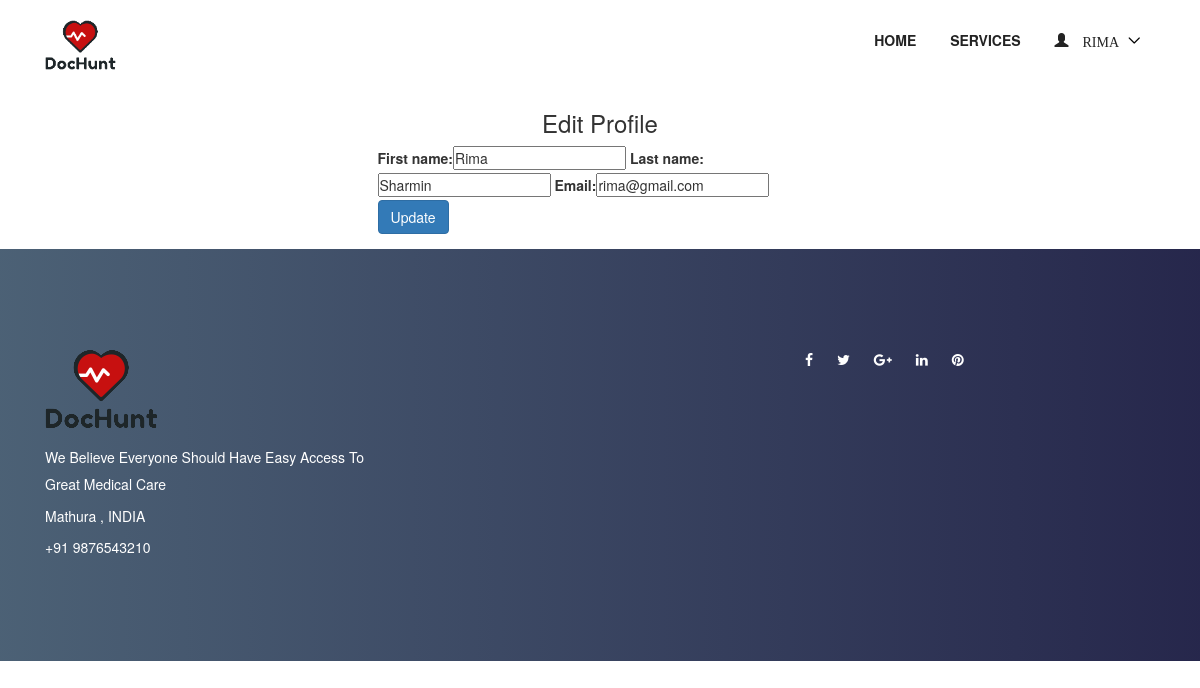
The app's page /doctor/profile/update/ (signed in) with its own data.
### accounts/models.py (models this page shows, shortened)
class User(AbstractUser):
    username = None
    role = models.CharField(max_length=12, error_messages={
        'required': "Role must be provided"
    })
    gender = models.CharField(max_length=10, blank=True, null=True, default="")
    email = models.EmailField(unique=True, blank=False,
                              error_messages={
                                  'unique': "A user with that email already exists.",
                              })
    phone_number = models.CharField(unique=True, blank=True, null=True, max_length=20,
                                    error_messages={
                                        'unique': "A user with that phone number already exists."
                                    })
    USERNAME_FIELD = "email"
    REQUIRED_FIELDS = []
    objects = UserManager()

### appointment/views.py (the view)
# urls.py: path('doctor/profile/update/', EditDoctorProfileView.as_view(), name='doctor-profile-update'),
class EditDoctorProfileView(UpdateView):
    model = User
    form_class = DoctorProfileUpdateForm
    context_object_name = 'doctor'
    template_name = 'accounts/doctor/edit-profile.html'
    success_url = reverse_lazy('accounts:doctor-profile-update')
    @method_decorator(login_required(login_url=reverse_lazy('accounts:login')))
    @method_decorator(user_is_doctor)
    def dispatch(self, request, *args, **kwargs):
        return super().dispatch(self.request, *args, **kwargs)
    def get(self, request, *args, **kwargs):
        try:
            self.object = self.get_object()
        except Http404:
            raise Http404("User doesn't exists")
        return self.render_to_response(self.get_context_data())
    def get_object(self, queryset=None):
        obj = self.request.user
        print(obj)
        if obj is None:
            raise Http404("Patient doesn't exists")
        return obj

### accounts/forms.py
class DoctorProfileUpdateForm(forms.ModelForm):
    def __init__(self, *args, **kwargs):
        super(DoctorProfileUpdateForm, self).__init__(*args, **kwargs)
        self.fields['first_name'].widget.attrs.update(
            {
                'placeholder': 'Enter First Name',
            }
        )
        self.fields['last_name'].widget.attrs.update(
            {
                'placeholder': 'Enter Last Name',
            }
        )
        self.fields['email'].widget.attrs.update(
            {
                'placeholder': 'Email',
            }
        )
    class Meta:
        model = User
        fields = ["first_name", "last_name", "email"]

### templates/accounts/doctor/edit-profile.html (shortened to what this page needs)
{% extends 'base.html' %}
{% load bootstrap %}
{% block content %}
<div class="container">
<div class="row justify-content-center">
                <div class="col-lg-5 mb-5 mb-lg-0">
                    <center> <h3>Edit Profile </h3></center>
                    <form action="" method="POST">{% csrf_token %}
                           {{ form|bootstrap }}
                        <div class="row form-group">
                            <div class="col-md-12">
                                <input type="submit" value="Update" class="btn btn-primary btn-md text-white">
                            </div>
                        </div>
                    </form>
                </div>
            </div>
        </div>
{% endblock %}

### templates/nav.html (shortened to what this page needs)
{% load static %}
<header class="header-area">
    <div class="main-header-area">
        <div class="classy-nav-container breakpoint-off">
            <div class="container">
                <nav class="classy-navbar justify-content-between" id="dentoNav">
                    <a class="nav-brand" href="{% url 'appointment:home' %}"><img src="{% static 'img/logo.png' %}" style="height: 50px;" alt="">
                    </a>
                    <div class="classy-menu">
                        <div class="classynav">
                            <ul id="nav">
                                <li><a href="{% url 'appointment:home' %}">Home</a></li>
                                <li><a href="{% url 'appointment:service' %}">Services</a></li>
                                {% if request.user.is_authenticated and request.user.role == 'doctor' %}
                                    <li>
                                        <a href="">
                                            <span class="glyphicon glyphicon-user">
                                                    {{ request.user.first_name }}
                                            </span>
                                        </a>
                                    </li>
                                {% endif %}
                            </ul>
                        </div>
                    </div>
                </nav>
            </div>
        </div>
    </div>
</header>

### static/style.css (style rules this page uses)
* { margin: 0; padding: 0; }
body { font-family: "Montserrat", sans-serif; font-weight: 400; font-size: 14px; }
h1, h2, h3, h4, h5, h6 { font-family: "Montserrat", sans-serif; color: #333333; line-height: 1.4; font-weight: 600; }
a, a:active, a:focus, a:hover { color: #333333; text-decoration: none; -webkit-transition-duration: 500ms; -o-transition-duration: 500ms; transition-duration: 500ms; outline: none; }
li { list-style: none; }
img { max-width: 100%; height: auto; }
ul { margin: 0; padding: 0; }
ul li { margin: 0; padding: 0; }
.header-area { position: relative; z-index: 599; width: 100%; -webkit-transition-duration: 500ms; -o-transition-duration: 500ms; transition-duration: 500ms; }
.classy-nav-container { background-color: transparent; }
.classy-nav-container .classy-navbar { height: 90px; padding: 0; }
.classy-nav-container .classy-navbar .classynav ul li a { padding: 0 15px; font-weight: 600; font-size: 14px; text-transform: uppercase; }

### static/css/default-assets/classy-nav.css (style rules this page uses)
body { font-family: "Roboto", sans-serif; }
ul { margin: 0; }
ul li { list-style: none; }
img { height: auto; max-width: 100%; }
.classy-nav-container { position: relative; z-index: 100; background-color: #ffffff; }
.classy-nav-container * { box-sizing: border-box; }
.classy-nav-container a { -webkit-transition-duration: 500ms; transition-duration: 500ms; text-decoration: none; outline: none; font-size: 14px; font-weight: 400; color: #232323; display: inline-block; }
.justify-content-between { -webkit-box-pack: justify; -ms-flex-pack: justify; justify-content: space-between; }
.justify-content-center { -webkit-box-pack: center; -ms-flex-pack: center; justify-content: center; }
.classy-navbar { width: 100%; height: 70px; padding: 0.5em 2em; display: -webkit-box; display: -ms-flexbox; display: flex; -webkit-box-align: center; -ms-flex-align: center; -ms-grid-row-align: center; align-items: center; }
.classy-navbar .nav-brand { font-size: 26px; font-weight: 500; color: #565656; display: inline-block; margin-right: 30px; }
.classynav ul li { display: inline-block; clear: both; position: inherit; z-index: 10; }
.classynav ul li.cn-dropdown-item { position: relative; z-index: 10; }
.classynav ul li a { padding: 0 12px; display: block; height: 35px; font-size: 14px; line-height: 34px; }
.classynav ul li.megamenu-item>a:after, .classynav ul li.has-down>a:after { font-family: 'classyfonts'; content: "\e900"; font-size: 12px; color: #000000; padding-left: 5px; -webkit-transition-duration: 500ms; transition-duration: 500ms; }
.breakpoint-off .classynav { display: -webkit-box; display: -ms-flexbox; display: flex; -webkit-box-align: center; -ms-flex-align: center; -ms-grid-row-align: center; align-items: center; }

### records on screen
User: user.first_name "RIMA", first_name "Rima", last_name "Sharmin", email "rima@gmail.com"
